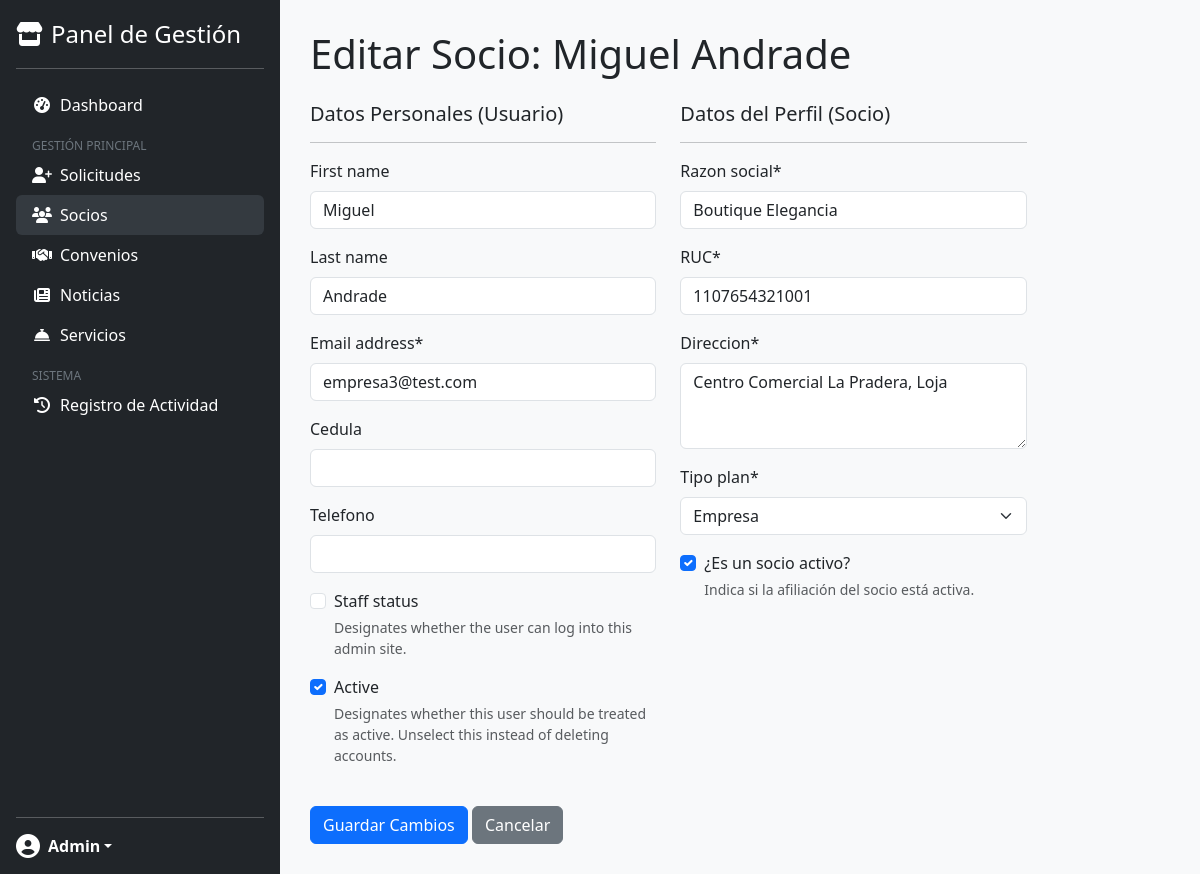
/panel/socios/4/editar/ (signed in), run on the app's committed database.
### usuarios/models.py (models this page shows, shortened)
class Usuario(AbstractUser):
    username = None
    email = models.EmailField(_('email address'), unique=True)
    cedula = models.CharField(max_length=20, unique=True, blank=True, null=True)
    telefono = models.CharField(max_length=20, blank=True, null=True)
    USERNAME_FIELD = 'email'
    REQUIRED_FIELDS = ['first_name', 'last_name']
    objects = UsuarioManager()

class PerfilSocio(models.Model):
    usuario = models.OneToOneField(Usuario, on_delete=models.CASCADE, related_name='perfil_socio')
    TIPO_PLAN_CHOICES = [
        ('NATURAL', 'Persona Natural'),
        ('EMPRESA', 'Empresa'),
        ('FINANCIERO', 'Entidad Financiera'),
    ]
    razon_social = models.CharField(max_length=200)
    ruc = models.CharField(max_length=13, unique=True, verbose_name="RUC")
    direccion = models.TextField()
    tipo_plan = models.CharField(max_length=20, choices=TIPO_PLAN_CHOICES)
    is_active = models.BooleanField(default=False, help_text="Indica si la afiliación del socio está activa.")
    fecha_afiliacion = models.DateTimeField(auto_now_add=True)

### panel/views.py (the view, shortened to what this page needs)
# urls.py: path('socios/<int:pk>/editar/', views.SocioUpdateView.as_view(), name='socio_update'),
class SocioUpdateView(StaffRequiredMixin, UpdateView):
    model = Usuario
    form_class = UsuarioEditForm
    template_name = 'panel/socio_form.html'
    success_url = reverse_lazy('panel:gestion_socios')
    def get_context_data(self, **kwargs):
        context = super().get_context_data(**kwargs)
        if self.request.POST:
            context['perfil_form'] = PerfilSocioForm(self.request.POST, instance=self.object.perfil_socio)
        else:
            context['perfil_form'] = PerfilSocioForm(instance=self.object.perfil_socio)
        return context

### panel/forms.py
class UsuarioEditForm(forms.ModelForm):
    class Meta:
        model = Usuario
        fields = [
            "first_name",
            "last_name",
            "email",
            "cedula",
            "telefono",
            "is_staff",
            "is_active",
        ]
        widgets = {
            "first_name": forms.TextInput(attrs={"class": "form-control"}),
            "last_name": forms.TextInput(attrs={"class": "form-control"}),
            "email": forms.EmailInput(attrs={"class": "form-control"}),
            "cedula": forms.TextInput(attrs={"class": "form-control"}),
            "telefono": forms.TextInput(attrs={"class": "form-control"}),
            "is_staff": forms.CheckboxInput(attrs={"class": "form-check-input"}),
            "is_active": forms.CheckboxInput(attrs={"class": "form-check-input"}),
        }

class PerfilSocioForm(forms.ModelForm):
    class Meta:
        model = PerfilSocio
        fields = ["razon_social", "ruc", "direccion", "tipo_plan", "is_active"]
        widgets = {
            "razon_social": forms.TextInput(attrs={"class": "form-control"}),
            "ruc": forms.TextInput(attrs={"class": "form-control"}),
            "direccion": forms.Textarea(attrs={"rows": 3, "class": "form-control"}),
            "tipo_plan": forms.Select(attrs={"class": "form-select"}),
            "is_active": forms.CheckboxInput(attrs={"class": "form-check-input"}),
        }
        labels = {"is_active": "¿Es un socio activo?"}

### panel/mixins.py (called while the page is built)
    def dispatch(self, request, *args, **kwargs):
        if not request.user.is_authenticated or not request.user.is_staff:
            return self.handle_no_permission()
        return super().dispatch(request, *args, **kwargs)

### panel/templates/panel/socio_form.html (shortened to what this page needs)
{% extends 'panel/panel_base.html' %}
{% load crispy_forms_tags %}
{% block content %}
<div class.row justify-content-center>
    <div class="col-lg-10">
        <h1 class="mb-4">Editar Socio: {{ object.get_full_name }}</h1>
        <form method="post">
            <div class="row g-4">
                <div class="col-md-6">
                    <div class="info-card h-100">
                        <h5 class="card-title-custom">Datos Personales (Usuario)</h5>
                        <hr>
                        {{ form|crispy }}
                    </div>
                </div>
                <div class="col-md-6">
                    <div class="info-card h-100">
                        <h5 class="card-title-custom">Datos del Perfil (Socio)</h5>
                        <hr>
                        {{ perfil_form|crispy }}
                    </div>
                </div>
            </div>
            <div class="mt-4">
                <button type="submit" class="btn btn-primary">Guardar Cambios</button>
                <a href="{% url 'panel:gestion_socios' %}" class="btn btn-secondary">Cancelar</a>
            </div>
        </form>
    </div>
</div>
{% endblock %}

### panel/templates/panel/panel_base.html (shortened to what this page needs)
{% load static %}
<!DOCTYPE html>
<html lang="es">
<head>
  <link href="https://cdn.jsdelivr.net/npm/bootstrap@5.3.3/dist/css/bootstrap.min.css" rel="stylesheet" />
  <link rel="stylesheet" href="https://cdnjs.cloudflare.com/ajax/libs/font-awesome/6.5.2/css/all.min.css" />
</head>
<body>
  <div class="main-container">
    <div class="sidebar d-flex flex-column flex-shrink-0 p-3">
      <a href="{% url 'panel:dashboard' %}"
        class="d-flex align-items-center mb-3 mb-md-0 me-md-auto text-white text-decoration-none">
        <i class="fa-solid fa-store me-2 fs-4"></i>
        <span class="fs-4">Panel de Gestión</span>
      </a>
      <hr class="text-white" />
      {% with current_url=request.resolver_match.url_name %}
      <ul class="nav nav-pills flex-column mb-auto">
        <li class="nav-item">
          <a href="{% url 'panel:dashboard' %}"
            class="nav-link text-white {% if current_url == 'dashboard' %}active{% endif %}">
            <i class="fa-solid fa-tachometer-alt fa-fw me-2"></i>Dashboard
          </a>
        </li>
        <div class="sidebar-heading">Gestión Principal</div>
        <li>
          <a href="{% url 'panel:solicitudes_afiliacion' %}"
            class="nav-link text-white {% if 'solicitud' in current_url %}active{% endif %}">
            <i class="fa-solid fa-user-plus fa-fw me-2"></i>Solicitudes
          </a>
        </li>
        <li>
          <a href="{% url 'panel:gestion_socios' %}"
            class="nav-link text-white {% if 'socio' in current_url %}active{% endif %}">
            <i class="fa-solid fa-users fa-fw me-2"></i>Socios
          </a>
        </li>
        <li>
          <a href="{% url 'panel:convenio_list' %}"
            class="nav-link text-white {% if 'convenio' in current_url %}active{% endif %}">
            <i class="fa-solid fa-handshake fa-fw me-2"></i>Convenios
          </a>
        </li>
        <li>
          <a href="{% url 'panel:noticia_panel_list' %}"
            class="nav-link text-white {% if 'noticia' in current_url %}active{% endif %}">
            <i class="fa-solid fa-newspaper fa-fw me-2"></i>Noticias
          </a>
        </li>
        <li>
          <a href="{% url 'panel:servicio_panel_list' %}"
            class="nav-link text-white {% if 'servicio' in current_url %}active{% endif %}">
            <i class="fa-solid fa-concierge-bell fa-fw me-2"></i>Servicios
          </a>
        </li>
        <div class="sidebar-heading">Sistema</div>
        <li>
          <a href="{% url 'panel:registro_actividad' %}"
            class="nav-link text-white {% if 'registro_actividad' in current_url %}active{% endif %}">
            <i class="fa-solid fa-history fa-fw me-2"></i>Registro de Actividad
          </a>
        </li>
      </ul>
      {% endwith %}
      <hr class="text-white" />
      <div class="dropdown">
        <a href="#" class="d-flex align-items-center text-white text-decoration-none dropdown-toggle"
          data-bs-toggle="dropdown" aria-expanded="false">
          <i class="fa-solid fa-circle-user fs-4 me-2"></i>
          <strong>{{ user.first_name|default:user.email }}</strong>
        </a>
      </div>
    </div>
    <main class="content">{% block content %} {% endblock %}</main>
  </div>
</body>
</html>

### panel/templates/panel/panel_base.html (style rules this page uses)
body { display: flex; min-height: 100vh; flex-direction: column; }
.main-container { display: flex; flex: 1; }
.sidebar { width: 280px; background-color: #212529; }
.sidebar .nav-link { color: #adb5bd; }
.sidebar .nav-link:hover, .sidebar .nav-link.active { color: #fff; background-color: #343a40; }
.content { flex: 1; padding: 30px; background-color: #f8f9fa; }
.sidebar-heading { font-size: .75rem; text-transform: uppercase; color: #6c757d; padding: .75rem 1rem 0; }

### data on the page
Usuario: first_name "Admin"
Usuario: get_full_name "Miguel Andrade", first_name "Miguel", last_name "Andrade", email "empresa3@test.com", is_active "☑"
PerfilSocio: razon_social "Boutique Elegancia", ruc "1107654321001", direccion "Centro Comercial La Pradera, Loja", tipo_plan "Empresa", is_active "☑"
